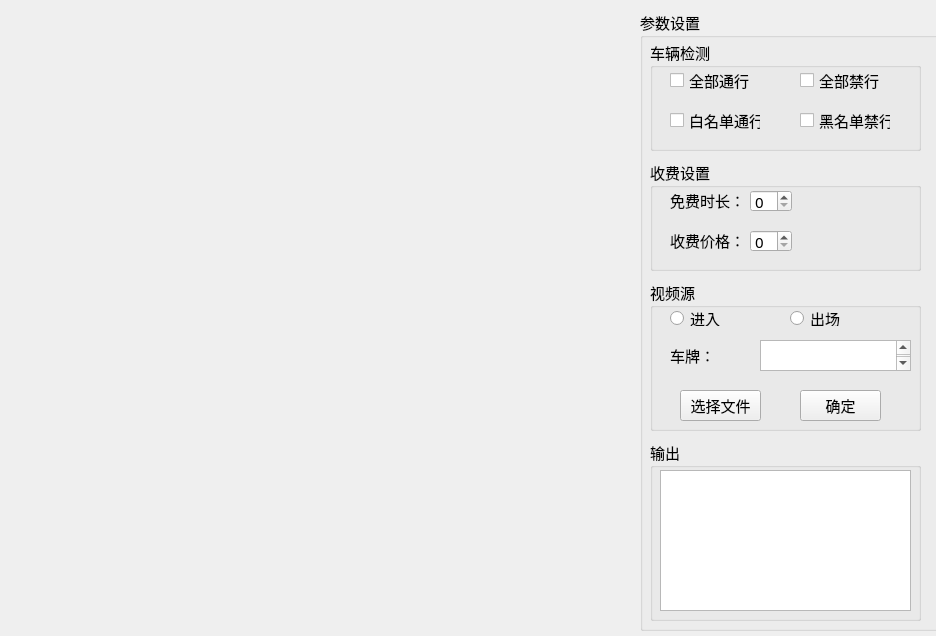
<?xml version="1.0" encoding="UTF-8"?>
<ui version="4.0">
 <class>DREAM_EYE</class>
 <widget class="QMainWindow" name="DREAM_EYE">
  <property name="geometry">
   <rect>
    <x>0</x>
    <y>0</y>
    <width>936</width>
    <height>636</height>
   </rect>
  </property>
  <property name="windowTitle">
   <string>目标检测工具</string>
  </property>
  <property name="windowIcon">
   <iconset>
    <normaloff>../ML/11-learn/ui_img/icon.jpg</normaloff>../ML/11-learn/ui_img/icon.jpg</iconset>
  </property>
  <widget class="QWidget" name="centralwidget">
   <property name="enabled">
    <bool>true</bool>
   </property>
   <property name="sizePolicy">
    <sizepolicy hsizetype="Preferred" vsizetype="Fixed">
     <horstretch>0</horstretch>
     <verstretch>0</verstretch>
    </sizepolicy>
   </property>
   <widget class="QGroupBox" name="groupBox">
    <property name="geometry">
     <rect>
      <x>640</x>
      <y>10</y>
      <width>311</width>
      <height>621</height>
     </rect>
    </property>
    <property name="font">
     <font>
      <family>Microsoft YaHei</family>
      <pointsize>11</pointsize>
     </font>
    </property>
    <property name="title">
     <string>参数设置</string>
    </property>
    <widget class="QGroupBox" name="groupBox_2">
     <property name="geometry">
      <rect>
       <x>10</x>
       <y>270</y>
       <width>271</width>
       <height>151</height>
      </rect>
     </property>
     <property name="title">
      <string>视频源</string>
     </property>
     <widget class="QRadioButton" name="enter">
      <property name="geometry">
       <rect>
        <x>20</x>
        <y>30</y>
        <width>89</width>
        <height>16</height>
       </rect>
      </property>
      <property name="text">
       <string>进入</string>
      </property>
     </widget>
     <widget class="QRadioButton" name="leave">
      <property name="geometry">
       <rect>
        <x>140</x>
        <y>30</y>
        <width>89</width>
        <height>16</height>
       </rect>
      </property>
      <property name="text">
       <string>出场</string>
      </property>
     </widget>
     <widget class="QLabel" name="label">
      <property name="geometry">
       <rect>
        <x>20</x>
        <y>60</y>
        <width>81</width>
        <height>31</height>
       </rect>
      </property>
      <property name="text">
       <string>车牌：</string>
      </property>
     </widget>
     <widget class="QPushButton" name="select_car">
      <property name="geometry">
       <rect>
        <x>30</x>
        <y>110</y>
        <width>81</width>
        <height>31</height>
       </rect>
      </property>
      <property name="text">
       <string>选择文件</string>
      </property>
     </widget>
     <widget class="QPushButton" name="ensure">
      <property name="geometry">
       <rect>
        <x>150</x>
        <y>110</y>
        <width>81</width>
        <height>31</height>
       </rect>
      </property>
      <property name="text">
       <string>确定</string>
      </property>
     </widget>
     <widget class="QTextEdit" name="license">
      <property name="geometry">
       <rect>
        <x>110</x>
        <y>60</y>
        <width>151</width>
        <height>31</height>
       </rect>
      </property>
     </widget>
    </widget>
    <widget class="QGroupBox" name="groupBox_3">
     <property name="geometry">
      <rect>
       <x>10</x>
       <y>30</y>
       <width>271</width>
       <height>111</height>
      </rect>
     </property>
     <property name="title">
      <string>车辆检测</string>
     </property>
     <widget class="QCheckBox" name="all_acc">
      <property name="geometry">
       <rect>
        <x>20</x>
        <y>30</y>
        <width>91</width>
        <height>21</height>
       </rect>
      </property>
      <property name="text">
       <string>全部通行</string>
      </property>
     </widget>
     <widget class="QCheckBox" name="all_err">
      <property name="geometry">
       <rect>
        <x>150</x>
        <y>30</y>
        <width>91</width>
        <height>21</height>
       </rect>
      </property>
      <property name="text">
       <string>全部禁行</string>
      </property>
     </widget>
     <widget class="QCheckBox" name="white_acc">
      <property name="geometry">
       <rect>
        <x>20</x>
        <y>70</y>
        <width>91</width>
        <height>21</height>
       </rect>
      </property>
      <property name="text">
       <string>白名单通行</string>
      </property>
     </widget>
     <widget class="QCheckBox" name="black_err">
      <property name="geometry">
       <rect>
        <x>150</x>
        <y>70</y>
        <width>91</width>
        <height>21</height>
       </rect>
      </property>
      <property name="text">
       <string>黑名单禁行</string>
      </property>
     </widget>
    </widget>
    <widget class="QGroupBox" name="groupBox_5">
     <property name="geometry">
      <rect>
       <x>10</x>
       <y>430</y>
       <width>271</width>
       <height>181</height>
      </rect>
     </property>
     <property name="title">
      <string>输出</string>
     </property>
     <widget class="QTextBrowser" name="log">
      <property name="geometry">
       <rect>
        <x>10</x>
        <y>30</y>
        <width>251</width>
        <height>141</height>
       </rect>
      </property>
     </widget>
    </widget>
    <widget class="QGroupBox" name="groupBox_4">
     <property name="geometry">
      <rect>
       <x>10</x>
       <y>150</y>
       <width>271</width>
       <height>111</height>
      </rect>
     </property>
     <property name="title">
      <string>收费设置</string>
     </property>
     <widget class="QLabel" name="label_3">
      <property name="geometry">
       <rect>
        <x>20</x>
        <y>30</y>
        <width>81</width>
        <height>21</height>
       </rect>
      </property>
      <property name="text">
       <string>免费时长：</string>
      </property>
     </widget>
     <widget class="QSpinBox" name="free_time">
      <property name="geometry">
       <rect>
        <x>100</x>
        <y>30</y>
        <width>42</width>
        <height>22</height>
       </rect>
      </property>
     </widget>
     <widget class="QLabel" name="price_title">
      <property name="geometry">
       <rect>
        <x>20</x>
        <y>70</y>
        <width>81</width>
        <height>21</height>
       </rect>
      </property>
      <property name="text">
       <string>收费价格：</string>
      </property>
     </widget>
     <widget class="QSpinBox" name="price">
      <property name="geometry">
       <rect>
        <x>100</x>
        <y>70</y>
        <width>42</width>
        <height>22</height>
       </rect>
      </property>
     </widget>
    </widget>
   </widget>
   <widget class="QLabel" name="capture">
    <property name="geometry">
     <rect>
      <x>10</x>
      <y>10</y>
      <width>611</width>
      <height>611</height>
     </rect>
    </property>
    <property name="text">
     <string/>
    </property>
   </widget>
  </widget>
 </widget>
 <resources/>
 <connections/>
</ui>
